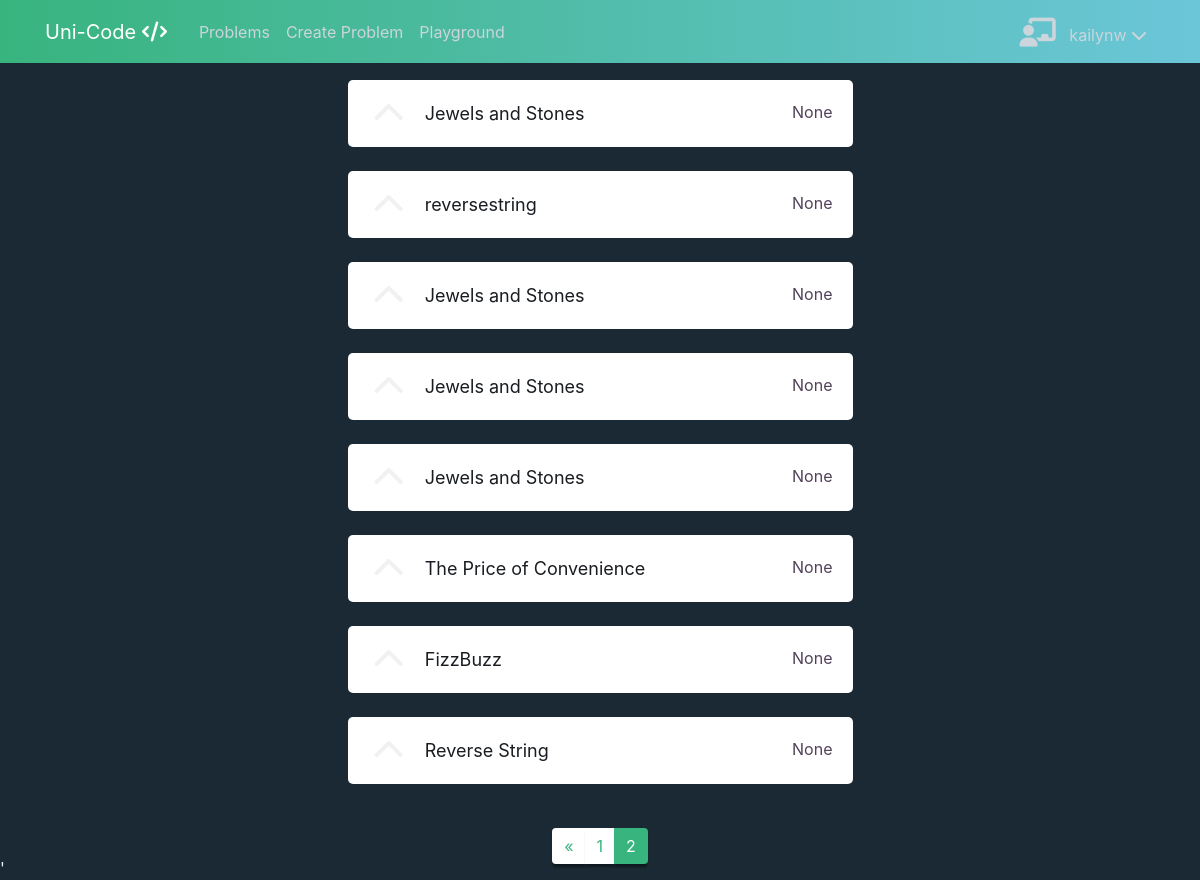
Screenshot of /problems/?page=2 (signed in) with the database file from the repository.
### problems/models.py (models this page shows, shortened)
class Problem(models.Model):
    creator = models.ForeignKey(
        User,
        related_name='problems',
        on_delete=models.SET_NULL,
        null=True,
    )
    title = models.CharField(max_length=50)
    description = models.CharField(max_length=500)
    created = models.DateTimeField(auto_now_add=True)
    datatype = models.CharField(max_length=10)
    example_solution = models.CharField(max_length=1000)
    datatype = models.CharField(max_length=15, choices=DATATYPE_CHOICES, default='string')
    upvotes = models.ManyToManyField(User, through='Upvote')
    def to_dict(self, user):
        d = {
            'id': self.id,
            'title': self.title,
            'creator': self.creator,
            'upvotes': self.upvotes.count()
        }
        if user.is_authenticated:
            d['upvoted'] = self.upvotes.filter(id=user.id).count() > 0
        return d

### problems/views.py (the view)
# urls.py: path('', problems, name='problems'),
def problems(request):
    problems = []
    if request.user.is_authenticated:
        for problem in Problem.objects.annotate(Count('upvotes')).order_by('-upvotes__count'):
            problems.append(problem.to_dict(user=request.user))
    else:
        problems = Problem.objects.annotate(Count('upvotes')).order_by('-upvotes__count')
    paginator = Paginator(problems, 10)
    page = request.GET.get('page')
    problems = paginator.get_page(page)
    return render(request, 'problems/problem_list.html', {'problems': problems})

### problems/templates/problems/problem_list.html (shortened to what this page needs)
{% extends "global/base.html" %}
{% block content %}
<div class="row">
  <div class="col-md-3"></div>
  <div class="col-md-6 mb-5">
    {% for problem in problems %}
    <div class="mb-4">
      <div class="problem-card">
        {% if problem.upvoted %}
        <i class="fa fa-chevron-up fa-2x upvoted" value='false' prob_id="{{ problem.id }}" onclick="toggleUpvote(this)"></i>
        {% else %}
        <i class="fa fa-chevron-up fa-2x upvote" value='true' prob_id="{{problem.id}}" onclick="toggleUpvote(this)"></i>
        {% endif %}
        <div class="problem-list-text">
          <a href="{% url 'editor' problem.id %}"> {{ problem.title }} </a>
          <span> {{ problem.creator }} </span>
        </div>
      </div>
    </div>
    {% endfor %}
  </div>
  <div class="col-md-3"></div>
</div>
<nav class="fixed-bottom mb-3"  aria-label="Page navigation">
  <ul class="pagination justify-content-center">
    {% if problems.has_previous %}
    <li class="page-item">
      <a class="page-link" href="?page=1" aria-label="Previous">
        <span aria-hidden="true">&laquo;</span>
      </a>
    </li>
    {% endif %}
    {% for n in problems.paginator.page_range %}
    {% if problems.number == n %}
    <li class="page-item active">
      <span class="page-link">{{ n }}<span class="sr-only">(current)</span></span>
    </li>
    {% elif n > problems.number|add:'-3' and n < problems.number|add:'3' %}
    <li class="page-item"><a class="page-link" href="?page={{ n }}">{{ n }}</a></li>
    {% endif %}
    {% endfor %}
  </ul>
</nav>
{% endblock %}

### global/templates/global/base.html (shortened to what this page needs)
{% load static %}
<!DOCTYPE html>
<html lang="en">
<head>
    <link rel="stylesheet" href="https://maxcdn.bootstrapcdn.com/bootstrap/4.0.0/css/bootstrap.min.css"
>
    <link rel="stylesheet" href="https://cdnjs.cloudflare.com/ajax/libs/animate.css/3.7.2/animate.min.css">
    <link rel='stylesheet' href="{% static 'global/style.css' %}" />
    <link href="https://cdnjs.cloudflare.com/ajax/libs/select2/4.0.10/css/select2.min.css" rel="stylesheet" />
</head>
<body>
    <header class="site-header">
        <nav class="navbar navbar-expand-md navbar-dark bg-steel fixed-top">
            <div class="container">
                <a class="navbar-brand mr-4" href="{% url 'index' %}">Uni-Code <i class="fas fa-code"></i></a>
                <div class="collapse navbar-collapse" id="navbarToggle">
                    <div class="navbar-nav mr-auto">
                        <a class="nav-item nav-link" href="{% url 'problems' %}">Problems</a>
                        <a class="nav-item nav-link" href="{% url 'create-problem' %}">Create Problem</a>
                        <a class="nav-item nav-link" href="{% url 'playground' %}">Playground</a>
                    </div>
                    {% if user.is_authenticated %}
                    <div class="navbar-nav">
                        <div class="dropdown">
                            <a data-toggle="dropdown" class="nav-item nav-link account" href='#'>
                                <i class="fas fa-chalkboard-teacher"></i>
                                &nbsp; {{user.username}}
                                <i class="fa fa-chevron-down "></i>
                            </a>
                        </div>
                    </div>
                    {% else %}
                    <a class="nav-link register-login" href="{% url 'login' %}">Log In</a>
                    <a class="nav-link register-login" href="{% url 'register' %}">Sign Up</a>
                    {% endif %}
                </div>
            </div>
        </nav>
    </header>
    <div class='custom-container'>
        {% block content %}
        {% endblock %}
    </div>
'
</body>
</html>

### global/static/global/style.css (style rules this page uses)
body { background: #1a2933; color: #f1f1f1; margin-top: 5rem; }
ul { margin: 0; }
.bg-steel { background: #20323e; background: linear-gradient(to right, #38b47e 0%, #6bc6d8 100%); }
.site-header .navbar-nav .nav-link { color: #cbd5db; }
.fa-chalkboard-teacher { position: relative; top: 2px; font-size: 29px; }
.fa-chevron-down { transition: all 0.5s ease; }
li { display: inline!important; }
.problem-card { display: flex; justify-content: left; align-items: center; background-color: rgb(255, 255, 255); box-shadow: 0px 5px 5px 0 rgba(18, 17, 24, 0); border-radius: 5px; transition: box-shadow .4s ease-out; cursor: default; transition: transform .2s ease-in; }
.problem-list-text { margin: 20px; height: 100%; width: 100%; }
.problem-list-text a { color:rgb(25, 29, 33); text-decoration: none; font-size: large; font-weight: 400; }
.problem-list-text span { color: rgb(82, 66, 89); float: right; }
.upvote { margin-left: 5%; cursor: pointer; }
.pagination>li>a, .pagination>li>span { border: none; color: #38b47e; box-shadow: 0 4px 2px -0.8px rgba(0,0,0,0.4); }
.page-item.active .page-link { background-color: #38b47e; }
@media (min-width: 768px) and (max-width: 2000px) { .custom-container { padding-left:80px; padding-right:80px; } }

### rows the page displays
Problem: title "Jewels and Stones"
Problem: title "reversestring"
Problem: title "Jewels and Stones"
Problem: title "Jewels and Stones"
Problem: title "Jewels and Stones"
Problem: title "The Price of Convenience"
Problem: title "FizzBuzz"
Problem: title "Reverse String"

### other values shown
{{ user.username }} "kailynw"
{{ problem.creator }} "None" "None" "None" "None" "None" "None" "None" "None"
{{ n }} "1"
{{ n }} "2"
